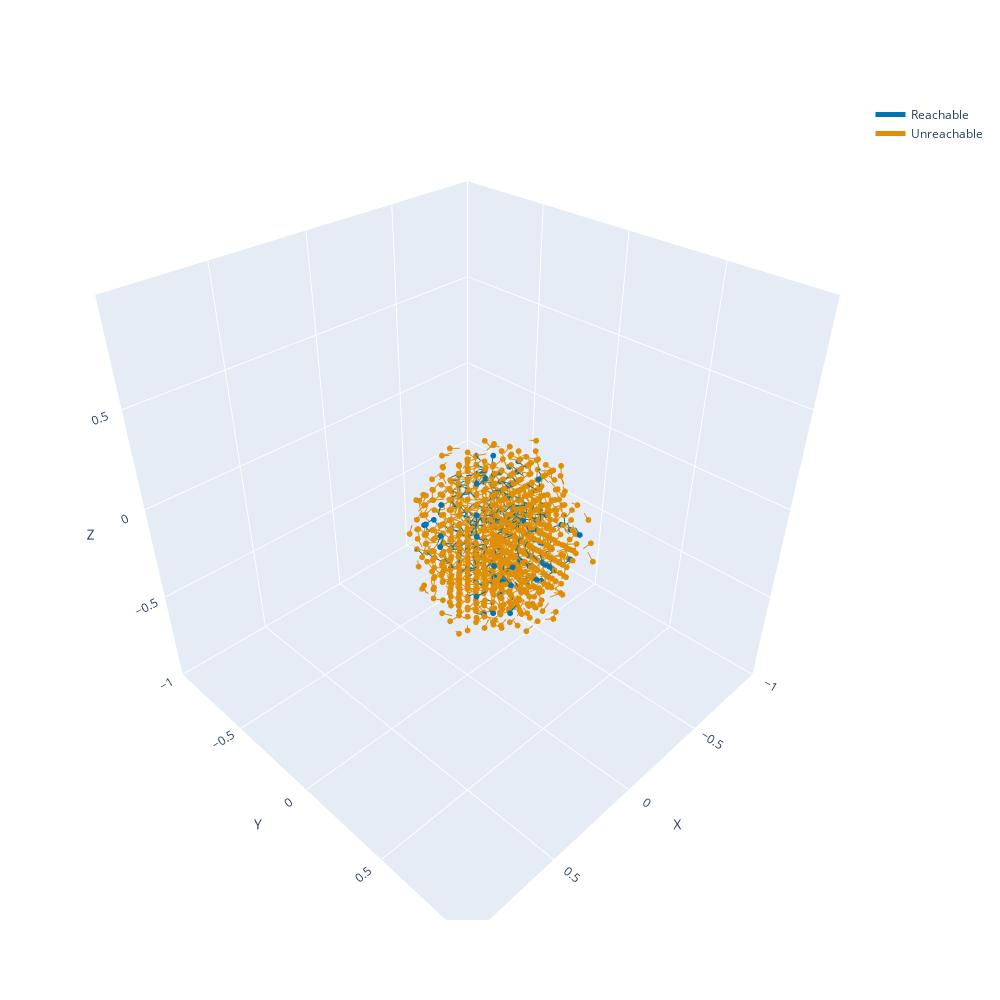

Source (notebook cell):
### Code cell
visualise_workspace(training_poses[:2000], true_labels)

### Figure 1 — Plotly figure (JSON) as saved in the notebook; plotly's stock layout.template omitted (floating-point values rounded to 4 significant figures; data arrays with more than 128 entries replaced by an {"elided": "..."} marker saying what was removed)
{"data": [{"line": {"color": "#0173b2", "width": 2}, "mode": "lines", "name": "Reachable", "showlegend": true, "x": {"elided": "1176 float values"}, "y": {"elided": "1176 float values"}, "z": {"elided": "1176 float values"}, "type": "scatter3d"}, {"hoverinfo": "skip", "marker": {"color": "#0173b2", "size": 2}, "mode": "markers", "showlegend": false, "x": {"elided": "294 float values"}, "y": {"elided": "294 float values"}, "z": {"elided": "294 float values"}, "type": "scatter3d"}, {"line": {"color": "#de8f05", "width": 2}, "mode": "lines", "name": "Unreachable", "showlegend": true, "x": {"elided": "6824 float values"}, "y": {"elided": "6824 float values"}, "z": {"elided": "6824 float values"}, "type": "scatter3d"}, {"hoverinfo": "skip", "marker": {"color": "#de8f05", "size": 2}, "mode": "markers", "showlegend": false, "x": {"elided": "1706 float values"}, "y": {"elided": "1706 float values"}, "z": {"elided": "1706 float values"}, "type": "scatter3d"}], "layout": {"scene": {"xaxis": {"title": {"text": "X"}, "range": [-1, 1]}, "yaxis": {"title": {"text": "Y"}, "range": [-1, 1]}, "zaxis": {"title": {"text": "Z"}, "range": [-1, 1]}, "aspectmode": "cube"}, "legend": {"itemsizing": "constant"}, "paper_bgcolor": "white", "width": 1000, "height": 1000}}
